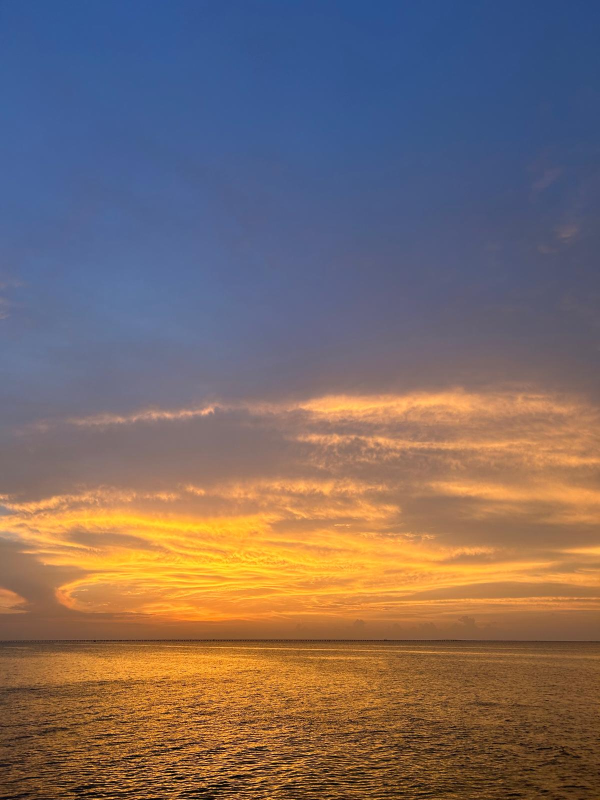
#> input picture ColorTransfer/source.jpeg, 1200 x 1600 px (shown at 1/2 size)
$ python main.py --source source.jpeg --target target.jpeg
#> lines starting #> are read from the running program, lines starting #| are printed output that depends on the picture
# import the necessary packages
# from color_transfer import color_transfer
import numpy as np
import argparse
import cv2

def show_image(title, image, width = 300):
	# resize the image to have a constant width, just to
	# make displaying the images take up less screen real
	# estate
	r = width / float(image.shape[1])
	dim = (width, int(image.shape[0] * r))
	resized = cv2.resize(image, dim, interpolation = cv2.INTER_AREA)

	# show the resized image
	cv2.imshow(title, resized)

def str2bool(v):
    if v.lower() in ('yes', 'true', 't', 'y', '1'):
        return True
    elif v.lower() in ('no', 'false', 'f', 'n', '0'):
        return False
    else:
        raise argparse.ArgumentTypeError('Boolean value expected.')

def color_transfer(source, target, clip=True, preserve_paper=True):
	"""
	Transfers the color distribution from the source to the target
	image using the mean and standard deviations of the L*a*b*
	color space.

	This implementation is (loosely) based on to the "Color Transfer
	between Images" paper by Reinhard et al., 2001.

	Parameters:
	-------
	source: NumPy array
		OpenCV image in BGR color space (the source image)
	target: NumPy array
		OpenCV image in BGR color space (the target image)
	clip: Should components of L*a*b* image be scaled by np.clip before
		converting back to BGR color space?
		If False then components will be min-max scaled appropriately.
		Clipping will keep target image brightness truer to the input.
		Scaling will adjust image brightness to avoid washed out portions
		in the resulting color transfer that can be caused by clipping.
	preserve_paper: Should color transfer strictly follow methodology
		layed out in original paper? The method does not always produce
		aesthetically pleasing results.
		If False then L*a*b* components will scaled using the reciprocal of
		the scaling factor proposed in the paper.  This method seems to produce
		more consistently aesthetically pleasing results

	Returns:
	-------
	transfer: NumPy array
		OpenCV image (w, h, 3) NumPy array (uint8)
	"""
	# convert the images from the RGB to L*ab* color space, being
	# sure to utilizing the floating point data type (note: OpenCV
	# expects floats to be 32-bit, so use that instead of 64-bit)
	source = cv2.cvtColor(source, cv2.COLOR_BGR2LAB).astype("float32")
	target = cv2.cvtColor(target, cv2.COLOR_BGR2LAB).astype("float32")

	# compute color statistics for the source and target images
	(lMeanSrc, lStdSrc, aMeanSrc, aStdSrc, bMeanSrc, bStdSrc) = image_stats(source)
	(lMeanTar, lStdTar, aMeanTar, aStdTar, bMeanTar, bStdTar) = image_stats(target)

	# subtract the means from the target image
	(l, a, b) = cv2.split(target)
	l -= lMeanTar
	a -= aMeanTar
	b -= bMeanTar

	if preserve_paper:
		# scale by the standard deviations using paper proposed factor
		l = (lStdTar / lStdSrc) * l
		a = (aStdTar / aStdSrc) * a
		b = (bStdTar / bStdSrc) * b
	else:
		# scale by the standard deviations using reciprocal of paper proposed factor
		l = (lStdSrc / lStdTar) * l
		a = (aStdSrc / aStdTar) * a
		b = (bStdSrc / bStdTar) * b

	# add in the source mean
	l += lMeanSrc
	a += aMeanSrc
	b += bMeanSrc

	# clip/scale the pixel intensities to [0, 255] if they fall
	# outside this range
	l = _scale_array(l, clip=clip)
	a = _scale_array(a, clip=clip)
	b = _scale_array(b, clip=clip)

	# merge the channels together and convert back to the RGB color
	# space, being sure to utilize the 8-bit unsigned integer data
	# type
	transfer = cv2.merge([l, a, b])
	transfer = cv2.cvtColor(transfer.astype("uint8"), cv2.COLOR_LAB2BGR)

	# return the color transferred image
	return transfer

def _scale_array(arr, clip=True):
	"""
	Trim NumPy array values to be in [0, 255] range with option of
	clipping or scaling.

	Parameters:
	-------
	arr: array to be trimmed to [0, 255] range
	clip: should array be scaled by np.clip? if False then input
		array will be min-max scaled to range
		[max([arr.min(), 0]), min([arr.max(), 255])]

	Returns:
	-------
	NumPy array that has been scaled to be in [0, 255] range
	"""
	if clip:
		scaled = np.clip(arr, 0, 255)
	else:
		scale_range = (max([arr.min(), 0]), min([arr.max(), 255]))
		scaled = _min_max_scale(arr, new_range=scale_range)

	return scaled

def _min_max_scale(arr, new_range=(0, 255)):
	"""
	Perform min-max scaling to a NumPy array

	Parameters:
	-------
	arr: NumPy array to be scaled to [new_min, new_max] range
	new_range: tuple of form (min, max) specifying range of
		transformed array

	Returns:
	-------
	NumPy array that has been scaled to be in
	[new_range[0], new_range[1]] range
	"""
	# get array's current min and max
	mn = arr.min()
	mx = arr.max()

	# check if scaling needs to be done to be in new_range
	if mn < new_range[0] or mx > new_range[1]:
		# perform min-max scaling
		scaled = (new_range[1] - new_range[0]) * (arr - mn) / (mx - mn) + new_range[0]
	else:
		# return array if already in range
		scaled = arr

	return scaled

def image_stats(image):
	# compute the mean and standard deviation of each channel
	(l, a, b) = cv2.split(image)
	(lMean, lStd) = (l.mean(), l.std())
	(aMean, aStd) = (a.mean(), a.std())
	(bMean, bStd) = (b.mean(), b.std())
	# return the color statistics
	return (lMean, lStd, aMean, aStd, bMean, bStd)

# construct the argument parser and parse the arguments
ap = argparse.ArgumentParser()
ap.add_argument("-s", "--source", required = True,
	help = "Path to the source image")
ap.add_argument("-t", "--target", required = True,
	help = "Path to the target image")
ap.add_argument("-c", "--clip", type = str2bool, default = 't',
	help = "Should np.clip scale L*a*b* values before final conversion to BGR? "
		   "Approptiate min-max scaling used if False.")
ap.add_argument("-p", "--preservePaper", type = str2bool, default = 't',
	help = "Should color transfer strictly follow methodology layed out in original paper?")
ap.add_argument("-o", "--output", help = "Path to the output image (optional)")
args = vars(ap.parse_args())

# load the images
source = cv2.imread(args["source"])
#> source is the input picture: shape (1600, 1200, 3); mean B, G, R 102.2, 106.6, 124
target = cv2.imread(args["target"])
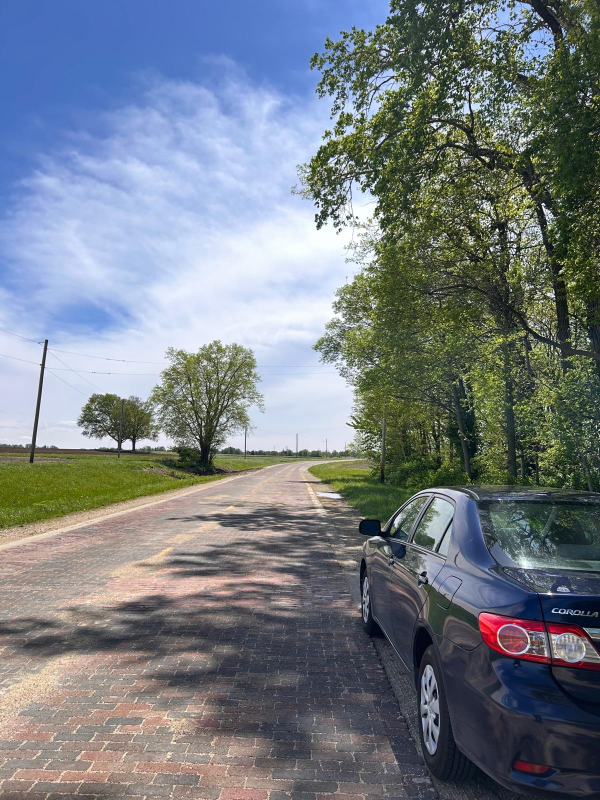
#> input picture ColorTransfer/target.jpeg, 1200 x 1600 px (shown at 1/2 size)
#> target is the input picture: shape (1600, 1200, 3); mean B, G, R 131, 124.6, 117.2

# transfer the color distribution from the source image
# to the target image
transfer = color_transfer(source, target, clip=args["clip"], preserve_paper=args["preservePaper"])
#> in image_stats, `(l, a, b) = cv2.split(image)`:
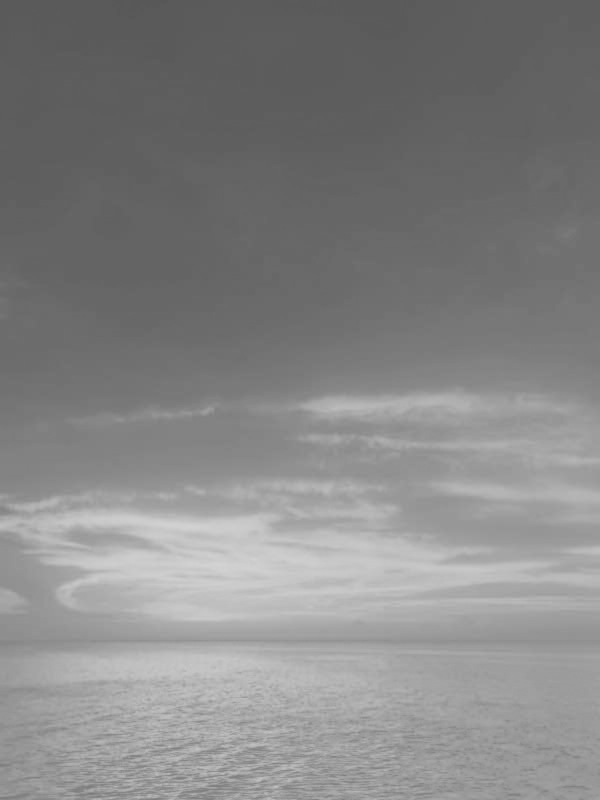
#> b: shape (1600, 1200) float32 (shown at 1/2 size); min 87, max 211, mean 132.8
#> in image_stats, `(lMean, lStd) = (l.mean(), l.std())`: lMean = 120.5; lStd = 35.59
#> in image_stats, `(aMean, aStd) = (a.mean(), a.std())`: aMean = 138.8; aStd = 6.77
#> in image_stats, `(bMean, bStd) = (b.mean(), b.std())`: bMean = 132.8; bStd = 33.28
#> in color_transfer, `(lMeanSrc, lStdSrc, aMeanSrc, aStdSrc, bMeanSrc, bStdSrc) = image_stat..`: lMeanSrc = 120.5; lStdSrc = 35.59; aMeanSrc = 138.8; aStdSrc = 6.77; bMeanSrc = 132.8; bStdSrc = 33.28
#> in image_stats (call 2), `(l, a, b) = cv2.split(image)`:
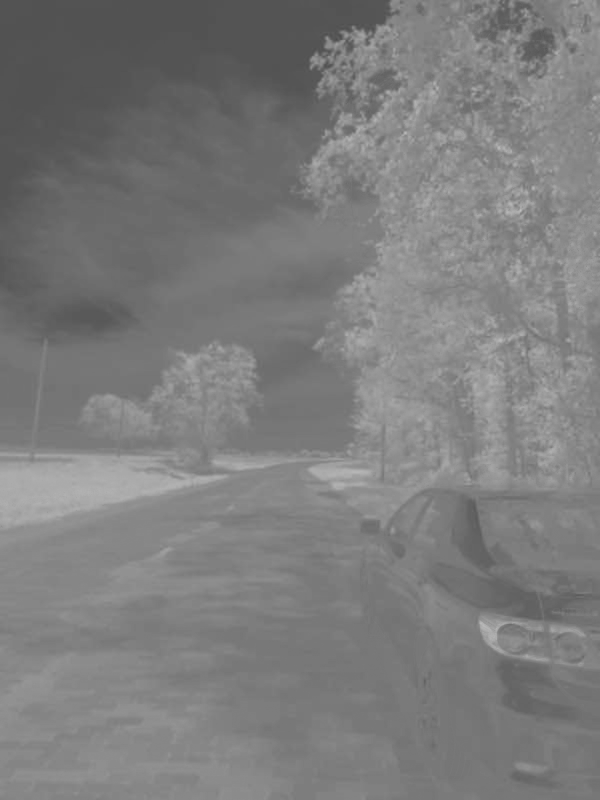
#> b: shape (1600, 1200) float32 (shown at 1/2 size); min 75, max 192, mean 124.2
#> in image_stats (call 2), `(lMean, lStd) = (l.mean(), l.std())`: lMean = 129.9; lStd = 65.17
#> in image_stats (call 2), `(aMean, aStd) = (a.mean(), a.std())`: aMean = 127.8; aStd = 7.54
#> in image_stats (call 2), `(bMean, bStd) = (b.mean(), b.std())`: bMean = 124.2; bStd = 19.21
#> in color_transfer, `(lMeanTar, lStdTar, aMeanTar, aStdTar, bMeanTar, bStdTar) = image_stat..`: lMeanTar = 129.9; lStdTar = 65.17; aMeanTar = 127.8; aStdTar = 7.54; bMeanTar = 124.2; bStdTar = 19.21
#> in color_transfer, `a -= aMeanTar`:
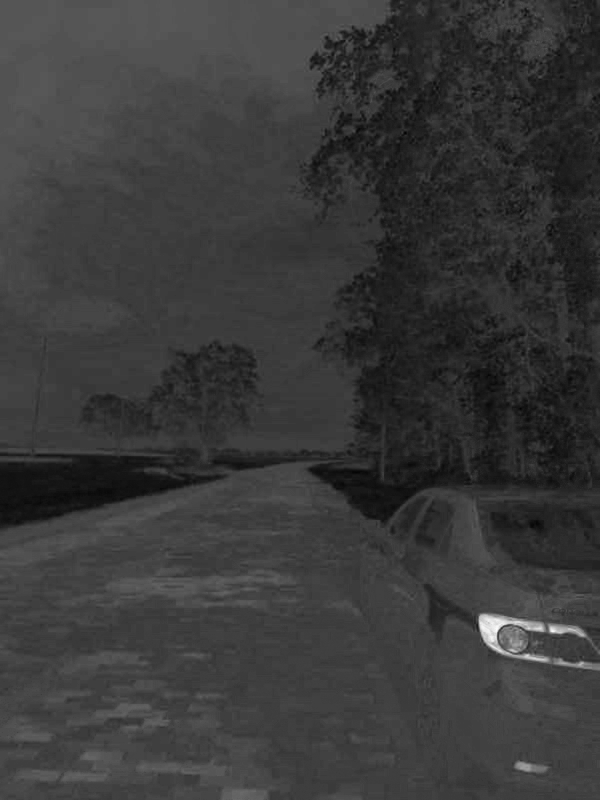
#> a: shape (1600, 1200) float32 (shown at 1/2 size); min -23.83, max 81.17, mean 0; drawn with min black and max white
#> in _scale_array, `scaled = np.clip(arr, 0, 255)`:
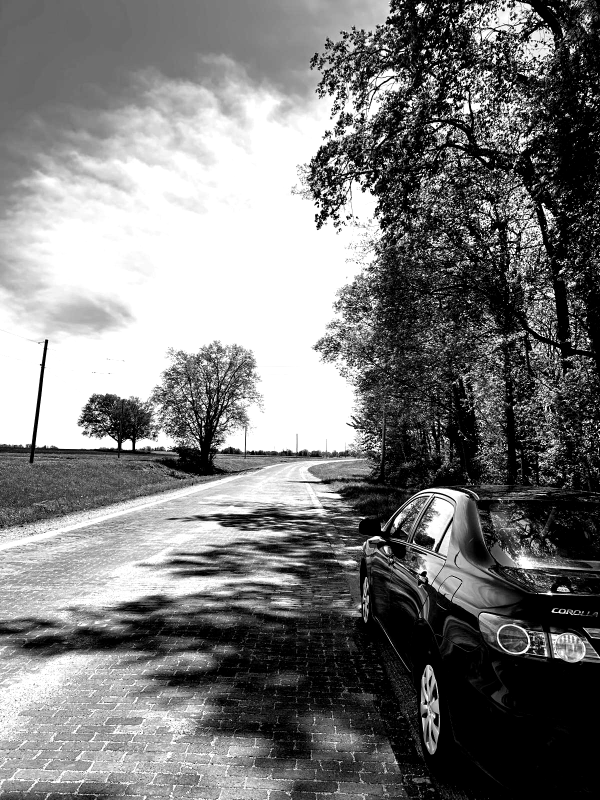
#> scaled: shape (1600, 1200) float32 (shown at 1/2 size); min 0, max 255, mean 121.9
#> in color_transfer, `transfer = cv2.merge([l, a, b])`:
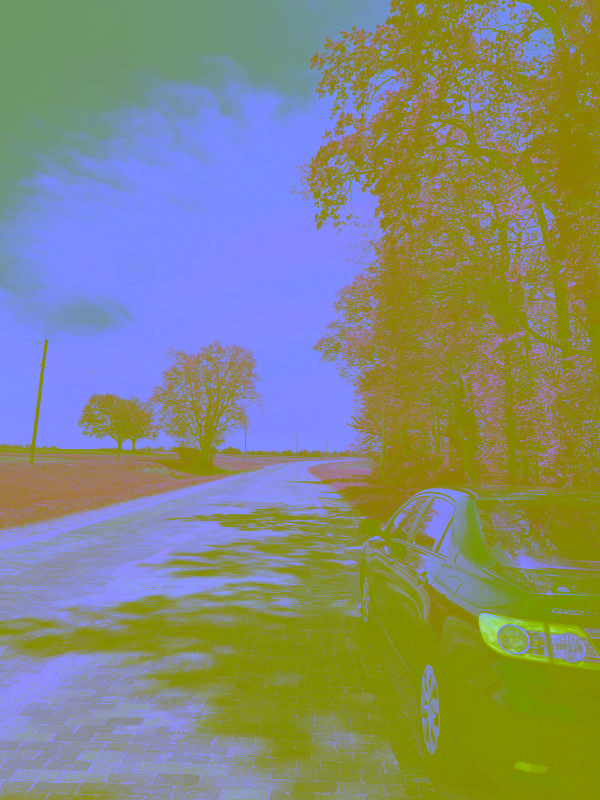
#> transfer: shape (1600, 1200, 3) float32 (shown at 1/2 size); mean B, G, R 122.1, 139.6, 132.8

# check to see if the output image should be saved
if args["output"] is not None:
	cv2.imwrite(args["output"], transfer)

# show the images and wait for a key press
show_image("Source", source)
show_image("Target", target)
show_image("Transfer", transfer)
#> call 3 of show_image, with title = 'Transfer', width = 300
#> in show_image (call 3), `resized = cv2.resize(image, dim, interpolation = cv2.INTER_AREA)`:
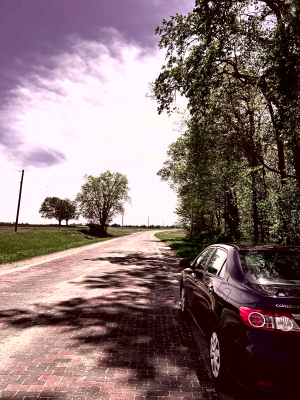
#> resized: shape (400, 300, 3); mean B, G, R 113.8, 113.2, 134.8
cv2.waitKey(0)
